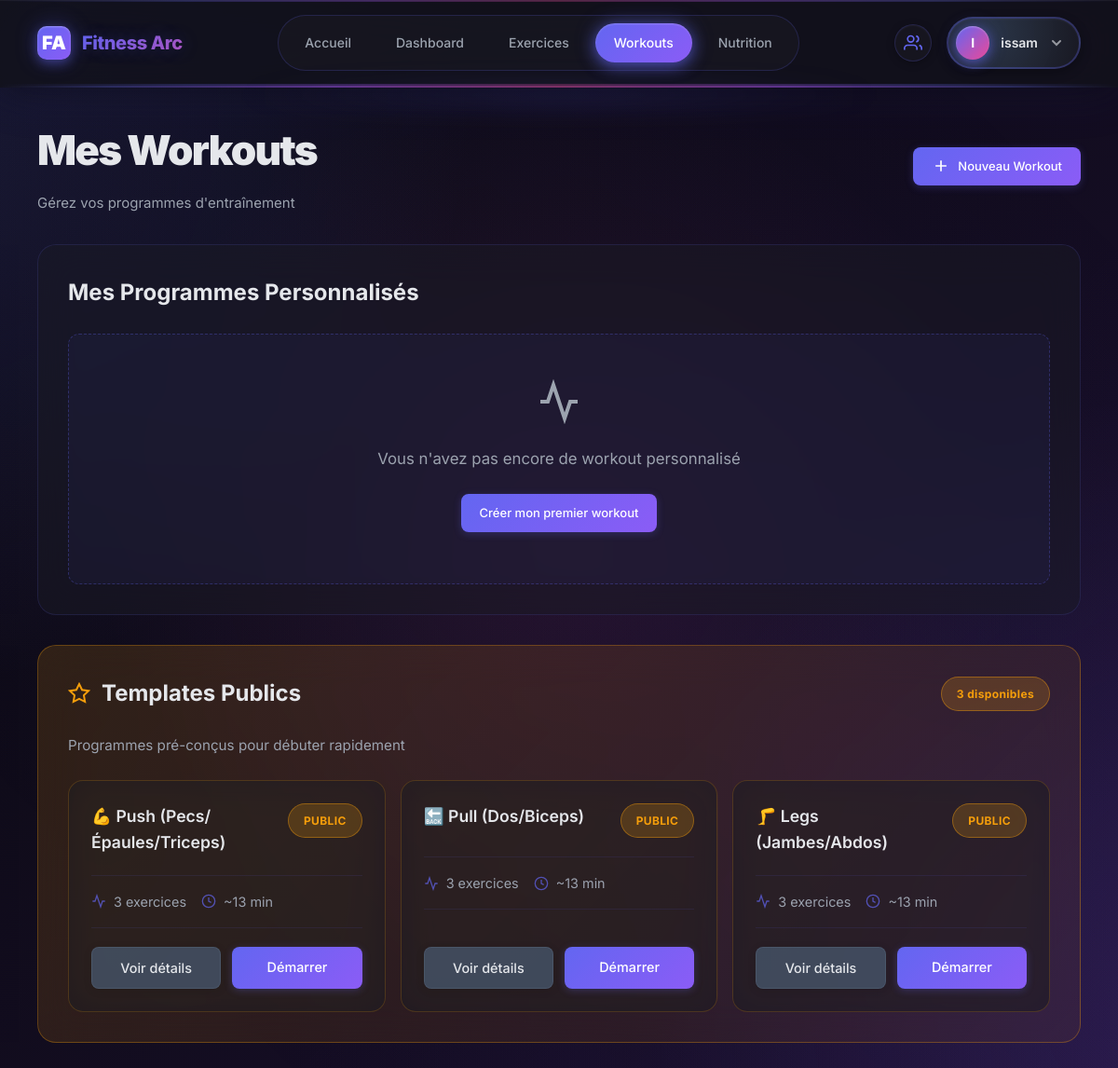
The app's page /workouts/templates/ (signed in), older data.
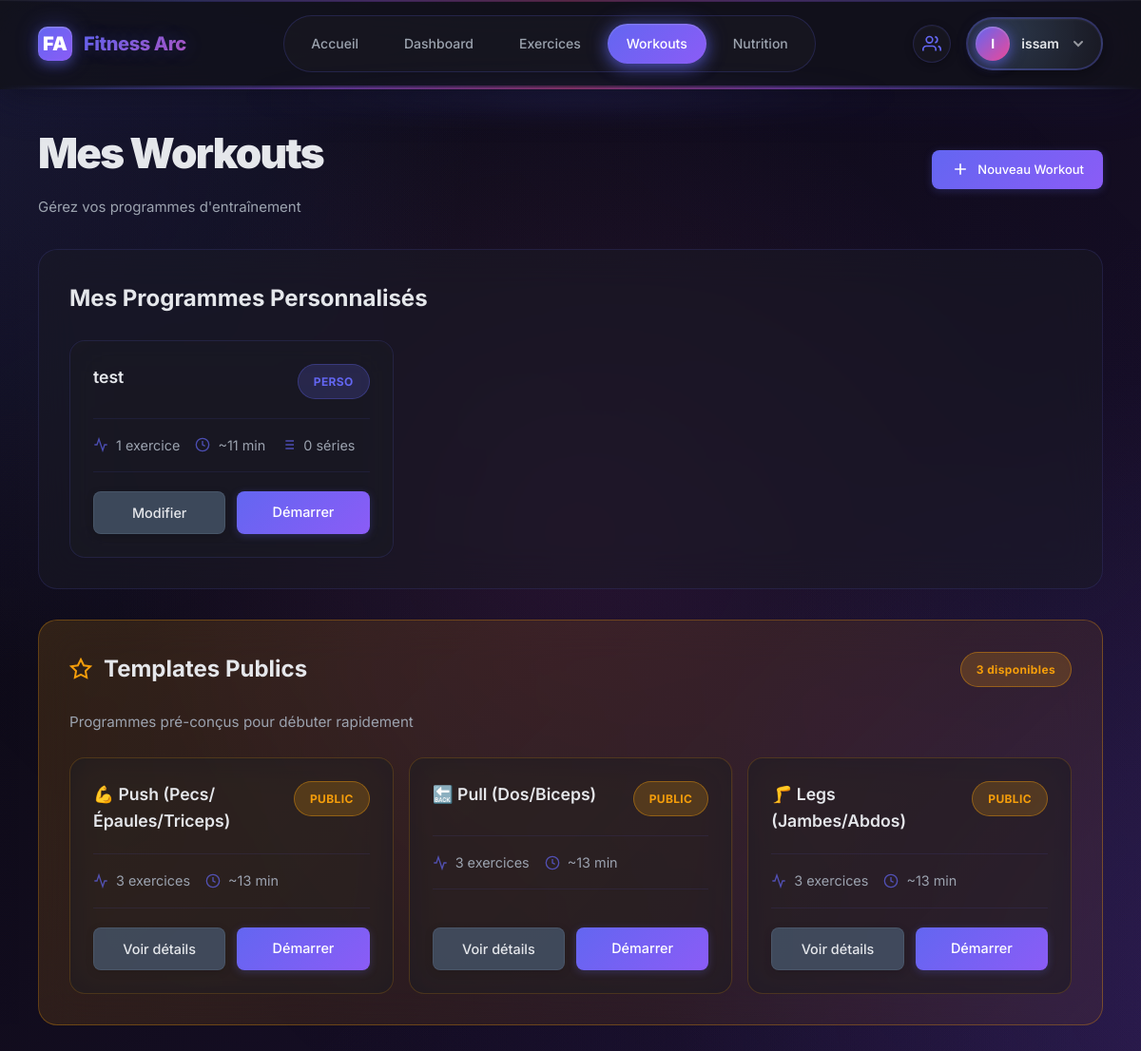
The same page, newer data.
### workouts/models.py (models this page shows, shortened)
class WorkoutTemplate(models.Model):
    owner = models.ForeignKey(User, on_delete=models.CASCADE, related_name="workout_templates")
    name = models.CharField(max_length=200)
    is_public = models.BooleanField(default=False)
    created_at = models.DateTimeField(auto_now_add=True)

### workouts/views.py (the view)
# urls.py: path("templates/", views.template_list, name="template_list"),
@login_required
def template_list(request):
    my_templates = WorkoutTemplate.objects.filter(owner=request.user, is_public=False)
    public_templates = WorkoutTemplate.objects.filter(is_public=True)
    return render(request, "workouts/template_list.html", {
        "my_templates": my_templates,
        "public_templates": public_templates
    })

### accounts/context_processors.py (called while the page is built)
def friends_requests_count(request):
    if request.user.is_authenticated:
        count = Friendship.objects.filter(to_user=request.user, status='pending').count()
        return {'pending_requests_count': count}
    return {'pending_requests_count': 0}

### workouts/templates/workouts/template_list.html (shortened to what this page needs)
{% extends "base.html" %}
{% block content %}
<div style="display:flex;justify-content:space-between;align-items:center;margin-bottom:2rem">
  <div>
    <h1 style="margin:0 0 0.5rem">Mes Workouts</h1>
    <p style="color:var(--text-dim);margin:0">Gérez vos programmes d'entraînement</p>
  </div>
  <a href="{% url 'workouts:template_create' %}" class="btn" style="display:flex;align-items:center;gap:0.5rem">
    <svg width="20" height="20" viewBox="0 0 24 24" fill="none" stroke="currentColor" stroke-width="2">
      <line x1="12" y1="5" x2="12" y2="19"/>
      <line x1="5" y1="12" x2="19" y2="12"/>
    </svg>
    Nouveau Workout
  </a>
</div>
<div class="card" style="margin-bottom:2rem">
  <h3 style="margin:0 0 1.5rem">Mes Programmes Personnalisés</h3>
  {% if my_templates %}
  <div style="display:grid;grid-template-columns:repeat(auto-fill,minmax(320px,1fr));gap:1rem">
    {% for tpl in my_templates %}
    <div class="template-card personal-template">
      <div class="template-header">
        <h4 style="margin:0;font-size:1.1rem;font-weight:600">{{ tpl.name }}</h4>
        <span class="badge badge-primary">PERSO</span>
      </div>
      <div class="template-stats">
        <div class="stat-item">
          <svg width="16" height="16" viewBox="0 0 24 24" fill="none" stroke="currentColor" stroke-width="2">
            <path d="M22 12h-4l-3 9L9 3l-3 9H2"/>
          </svg>
          <span>{{ tpl.items.count }} exercice{{ tpl.items.count|pluralize }}</span>
        </div>
        <div class="stat-item">
          <svg width="16" height="16" viewBox="0 0 24 24" fill="none" stroke="currentColor" stroke-width="2">
            <circle cx="12" cy="12" r="10"/>
            <polyline points="12 6 12 12 16 14"/>
          </svg>
          <span>~{{ tpl.items.count|add:"10"|floatformat:"0" }} min</span>
        </div>
        <div class="stat-item">
          <svg width="16" height="16" viewBox="0 0 24 24" fill="none" stroke="currentColor" stroke-width="2">
            <path d="M8 6h13M8 12h13M8 18h13M3 6h.01M3 12h.01M3 18h.01"/>
          </svg>
          <span>{{ tpl.items.aggregate.total_sets|default:"0" }} série{{ tpl.items.aggregate.total_sets|default:"0"|pluralize }}</span>
        </div>
      </div>
      <div class="template-actions">
        <a href="{% url 'workouts:template_detail' tpl.pk %}" class="btn-secondary">
          Modifier
        </a>
        <a href="{% url 'workouts:start_session' tpl.pk %}" class="btn-primary">
          Démarrer
        </a>
      </div>
    </div>
    {% endfor %}
  </div>
  {% else %}
  <div style="text-align:center;padding:3rem 1rem;background:rgba(99,102,241,0.05);border:1px dashed rgba(99,102,241,0.3);border-radius:12px">
    <svg width="48" height="48" viewBox="0 0 24 24" fill="none" stroke="currentColor" stroke-width="2" style="color:var(--text-dim);margin-bottom:1rem">
      <path d="M22 12h-4l-3 9L9 3l-3 9H2"/>
    </svg>
    <p style="color:var(--text-dim);margin:0 0 1.5rem;font-size:1.05rem">
      Vous n'avez pas encore de workout personnalisé
    </p>
    <a href="{% url 'workouts:template_create' %}" class="btn">
      Créer mon premier workout
    </a>
  </div>
  {% endif %}
</div>
{% if public_templates %}
<div class="card" style="background:linear-gradient(135deg,rgba(245,158,11,0.15),rgba(217,119,6,0.08));border:1px solid rgba(245,158,11,0.3)">
  <div style="display:flex;justify-content:space-between;align-items:center;margin-bottom:1.5rem">
    <h3 style="margin:0;display:flex;align-items:center;gap:0.75rem">
      <svg width="24" height="24" viewBox="0 0 24 24" fill="none" stroke="currentColor" stroke-width="2" style="color:var(--warning)">
        <polygon points="12 2 15.09 8.26 22 9.27 17 14.14 18.18 21.02 12 17.77 5.82 21.02 7 14.14 2 9.27 8.91 8.26 12 2"/>
      </svg>
      Templates Publics
    </h3>
    <span class="badge" style="background:rgba(245,158,11,0.2);color:var(--warning);border:1px solid rgba(245,158,11,0.4)">
      {{ public_templates|length }} disponible{{ public_templates|length|pluralize }}
    </span>
  </div>
  <p style="color:var(--text-dim);font-size:0.95rem;margin-bottom:1.5rem">
    Programmes pré-conçus pour débuter rapidement
  </p>
  <div style="display:grid;grid-template-columns:repeat(auto-fill,minmax(320px,1fr));gap:1rem">
    {% for tpl in public_templates %}
    <div class="template-card public-template">
      <div class="template-header">
        <h4 style="margin:0;font-size:1.1rem;font-weight:600">{{ tpl.name }}</h4>
        <span class="badge badge-warning">PUBLIC</span>
      </div>
      <div class="template-stats">
        <div class="stat-item">
          <svg width="16" height="16" viewBox="0 0 24 24" fill="none" stroke="currentColor" stroke-width="2">
            <path d="M22 12h-4l-3 9L9 3l-3 9H2"/>
          </svg>
          <span>{{ tpl.items.count }} exercice{{ tpl.items.count|pluralize }}</span>
        </div>
        <div class="stat-item">
          <svg width="16" height="16" viewBox="0 0 24 24" fill="none" stroke="currentColor" stroke-width="2">
            <circle cx="12" cy="12" r="10"/>
            <polyline points="12 6 12 12 16 14"/>
          </svg>
          <span>~{{ tpl.items.count|add:"10"|floatformat:"0" }} min</span>
        </div>
      </div>
      <div class="template-actions">
        <a href="{% url 'workouts:template_detail' tpl.pk %}" class="btn-secondary">
          Voir détails
        </a>
        <a href="{% url 'workouts:start_session' tpl.pk %}" class="btn-primary">
          Démarrer
        </a>
      </div>
    </div>
    {% endfor %}
  </div>
</div>
{% endif %}
{% endblock %}

### templates/base.html (shortened to what this page needs)
<!doctype html>
<html lang="fr">
<head>
</head>
<body>
<header>
  <nav>
    <div class="nav-brand">
      <div class="nav-brand-logo">FA</div>
      <div class="nav-brand-text">Fitness Arc</div>
    </div>
    <div class="nav-center">
      <a href="{% url 'common:index' %}" {% if request.resolver_match.url_name == 'index' and request.resolver_match.namespace == 'common' %}class="active"{% endif %}>Accueil</a>
      {% if user.is_authenticated %}
        <a href="{% url 'dashboard:index' %}" {% if request.resolver_match.namespace == 'dashboard' %}class="active"{% endif %}>Dashboard</a>
      {% endif %}
      <a href="{% url 'workouts:exercise_list' %}" {% if request.resolver_match.url_name == 'exercise_list' %}class="active"{% endif %}>Exercices</a>
      <a href="{% url 'workouts:template_list' %}" {% if request.resolver_match.url_name == 'template_list' or request.resolver_match.url_name == 'template_detail' %}class="active"{% endif %}>Workouts</a>
      <a href="{% url 'nutrition_today' %}" {% if 'nutrition' in request.path %}class="active"{% endif %}>Nutrition</a>
    </div>
    <div class="nav-right">
      {% if user.is_authenticated %}
        <div class="nav-friends-icon" style="position:relative">
          <a href="{% url 'accounts:friends_list' %}" style="display:flex;align-items:center;justify-content:center;width:40px;height:40px;border-radius:50%;background:rgba(26,26,36,0.6);border:1px solid rgba(99,102,241,0.2);transition:all 0.2s;text-decoration:none">
            <svg width="20" height="20" viewBox="0 0 24 24" fill="none" stroke="currentColor" stroke-width="2" style="color:var(--primary)">
              <path d="M17 21v-2a4 4 0 0 0-4-4H5a4 4 0 0 0-4 4v2"/>
              <circle cx="9" cy="7" r="4"/>
              <path d="M23 21v-2a4 4 0 0 0-3-3.87"/>
              <path d="M16 3.13a4 4 0 0 1 0 7.75"/>
            </svg>
          </a>
        </div>
        <div class="nav-user-dropdown">
          <div class="nav-user">
            <div class="nav-avatar">{{ user.username.0|upper }}</div>
            <span class="nav-username">{{ user.username }}</span>
            <svg width="16" height="16" viewBox="0 0 16 16" fill="none" style="opacity:0.6">
              <path d="M4 6L8 10L12 6" stroke="currentColor" stroke-width="2" stroke-linecap="round"/>
            </svg>
          </div>
        </div>
      {% else %}
        <a href="{% url 'accounts:login' %}" class="btn">Connexion</a>
      {% endif %}
    </div>
  </nav>
</header>
<main class="container">
  {% block content %}{% endblock %}
</main>
</body>
</html>

### workouts/templates/workouts/template_list.html (style rules this page uses)
.template-card { background:rgba(26,26,36,0.6); backdrop-filter:blur(20px); border:1px solid rgba(99,102,241,0.15); border-radius:16px; padding:1.5rem; transition:all 0.3s cubic-bezier(0.4,0,0.2,1); display:flex; flex-direction:column; gap:1.25rem; }
.public-template { border-color:rgba(245,158,11,0.2); }
.template-header { display:flex; justify-content:space-between; align-items:start; gap:1rem; }
.template-stats { display:flex; flex-wrap:wrap; gap:1rem; padding:1rem 0; border-top:1px solid rgba(99,102,241,0.1); border-bottom:1px solid rgba(99,102,241,0.1); }
.stat-item { display:flex; align-items:center; gap:0.5rem; color:var(--text-dim); font-size:0.9rem; }
.stat-item svg { color:var(--primary); opacity:0.7; }
.template-actions { display:grid; grid-template-columns:1fr 1fr; gap:0.75rem; margin-top:auto; }
.btn-secondary, .btn-primary { padding:0.625rem 1rem; border-radius:8px; text-decoration:none; text-align:center; font-weight:500; font-size:0.9rem; transition:all 0.2s; border:none; cursor:pointer; }
.btn-secondary { background:rgba(71,85,105,0.8); color:var(--text); border:1px solid rgba(100,116,139,0.3); }
.btn-primary { background:linear-gradient(135deg,var(--primary),var(--secondary)); color:#fff; box-shadow:0 2px 8px rgba(99,102,241,0.25); }
.badge-warning { background:rgba(245,158,11,0.2); color:var(--warning); border:1px solid rgba(245,158,11,0.4); }

Row changes from the older to the newer data that the page shows:
added WorkoutTemplate: name "test", items.count "1", items.count|add "11", items.aggregate.total_sets "0", shown under "Mes Programmes Personnalisés"
Text that changed along with them:
text no longer shown: "Vous n'avez pas encore de workout personnalisé Créer mon premier workout"
